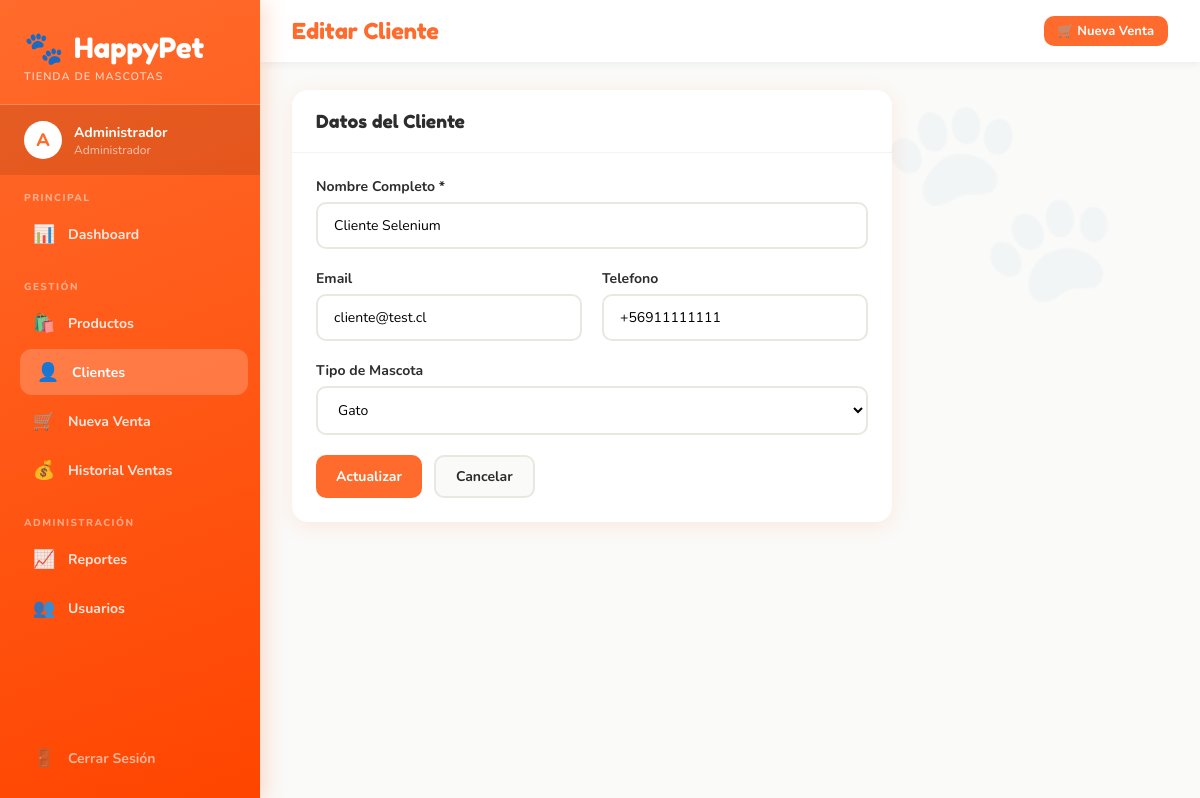
Page /clientes/editar/1 (signed in) on the committed database.
### tables this page shows
CREATE TABLE clientes (
        id INTEGER PRIMARY KEY AUTOINCREMENT,
        nombre TEXT NOT NULL,
        email TEXT UNIQUE,
        telefono TEXT,
        tipo_mascota TEXT,
        creado_en TEXT
    );

### app.py (the view, shortened to what this page needs)
@app.route('/clientes/editar/<int:cid>', methods=['GET', 'POST'])
@login_required
def editar_cliente(cid):
    conn = get_db()
    cli = conn.execute("SELECT * FROM clientes WHERE id=?", (cid,)).fetchone()
    conn.close()
    return render_template('cliente_form.html', cliente=cli, titulo='Editar Cliente')

### app.py (called while the page is built)
def get_db():
    conn = sqlite3.connect(DB_PATH)
    conn.row_factory = sqlite3.Row
    return conn

def login_required(f):
    from functools import wraps
    @wraps(f)
    def decorated(*args, **kwargs):
        if 'user_id' not in session:
            return redirect(url_for('login'))
        return f(*args, **kwargs)
    return decorated

### templates/cliente_form.html (shortened to what this page needs)
{% extends "base.html" %}
{% block page_title %}{{ titulo }}{% endblock %}
{% block content %}
<div style="max-width:600px">
<div class="card">
    <div class="card-header"><span class="card-title">Datos del Cliente</span></div>
    <div class="card-body">
        <form method="post">
            <div class="form-group">
                <label>Nombre Completo *</label>
                <input type="text" name="nombre" value="{{ cliente['nombre'] if cliente else '' }}" required placeholder="Nombre del cliente">
            </div>
            <div class="form-row">
                <div class="form-group">
                    <label>Email</label>
                    <input type="email" name="email" value="{{ cliente['email'] if cliente else '' }}" placeholder="email@ejemplo.com">
                </div>
                <div class="form-group">
                    <label>Telefono</label>
                    <input type="text" name="telefono" value="{{ cliente['telefono'] if cliente else '' }}" placeholder="+56 9 XXXX XXXX">
                </div>
            </div>
            <div class="form-group">
                <label>Tipo de Mascota</label>
                <select name="tipo_mascota">
                    <option value="Gato" {{ 'selected' if cliente and cliente['tipo_mascota']=='Gato' }}>Gato</option>
                </select>
            </div>
            <div style="display:flex;gap:12px">
                <button type="submit" class="btn btn-primary">{{ 'Actualizar' if cliente else 'Registrar Cliente' }}</button>
                <a href="{{ url_for('clientes') }}" class="btn btn-secondary">Cancelar</a>
            </div>
        </form>
    </div>
</div>
</div>
{% endblock %}

### templates/base.html (style rules this page uses)
:root { --orange: #FF6B2C; --orange-light: #FF8C5A; --orange-pale: #FFF0E8; --orange-dark: #E55A1F; --white: #FFFFFF; --off-white: #FAFAF8; --text: #2D2D2D; --text-light: #6B6B6B; --success: #2ECC71; --danger: #E74C3C; --warning: #F39C12; --info: #3498DB; --sidebar-w: 260px; --shadow: 0 4px 20px rgba(255,107,44,0.12); --radius: 16px; }
* { margin: 0; padding: 0; box-sizing: border-box; }
body { font-family: 'Nunito', sans-serif; background: var(--off-white); color: var(--text); min-height: 100vh; }
.card { background: white; border-radius: var(--radius); box-shadow: var(--shadow); overflow: hidden; }
.card-header { padding: 20px 24px; border-bottom: 1px solid #F5F5F0; display: flex; align-items: center; justify-content: space-between; }
.card-title { font-family: 'Fredoka One', cursive; font-size: 18px; color: var(--text); }
.card-body { padding: 24px; }
.btn { display: inline-flex; align-items: center; gap: 6px; padding: 10px 20px; border-radius: 10px; border: none; font-family: 'Nunito', sans-serif; font-weight: 700; font-size: 14px; cursor: pointer; text-decoration: none; transition: all 0.2s; }
.btn-primary { background: var(--orange); color: white; }
.btn-secondary { background: var(--off-white); color: var(--text); border: 2px solid #E8E8E0; }
.form-group { margin-bottom: 20px; }
label { display: block; font-weight: 700; margin-bottom: 6px; font-size: 14px; color: var(--text); }
input, select, textarea { width: 100%; padding: 12px 16px; border: 2px solid #E8E8E0; border-radius: 10px; font-family: 'Nunito', sans-serif; font-size: 14px; transition: border-color 0.2s; background: white; }
.form-row { display: grid; grid-template-columns: 1fr 1fr; gap: 20px; }

### rows in the picture
clientes: nombre "Cliente Selenium", email "cliente@test.cl", telefono "+56911111111"

### other values in the picture
{{ session.nombre[0].upper() }} "A"
{{ session.nombre }} "Administrador"
{{ titulo }} "Editar Cliente"
{{ 'Actualizar' if cliente else 'Registrar Cliente' }} "Actualizar"
